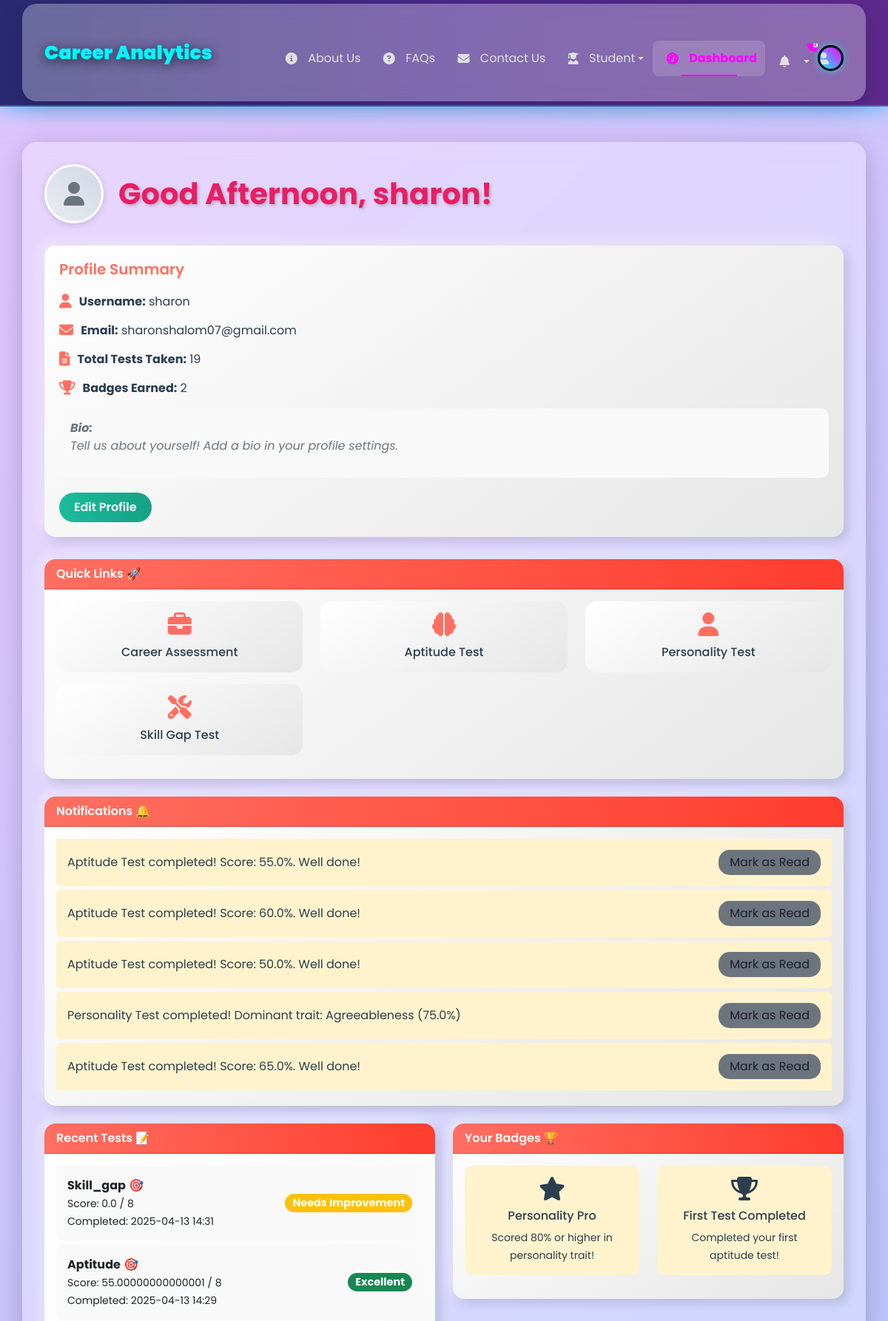
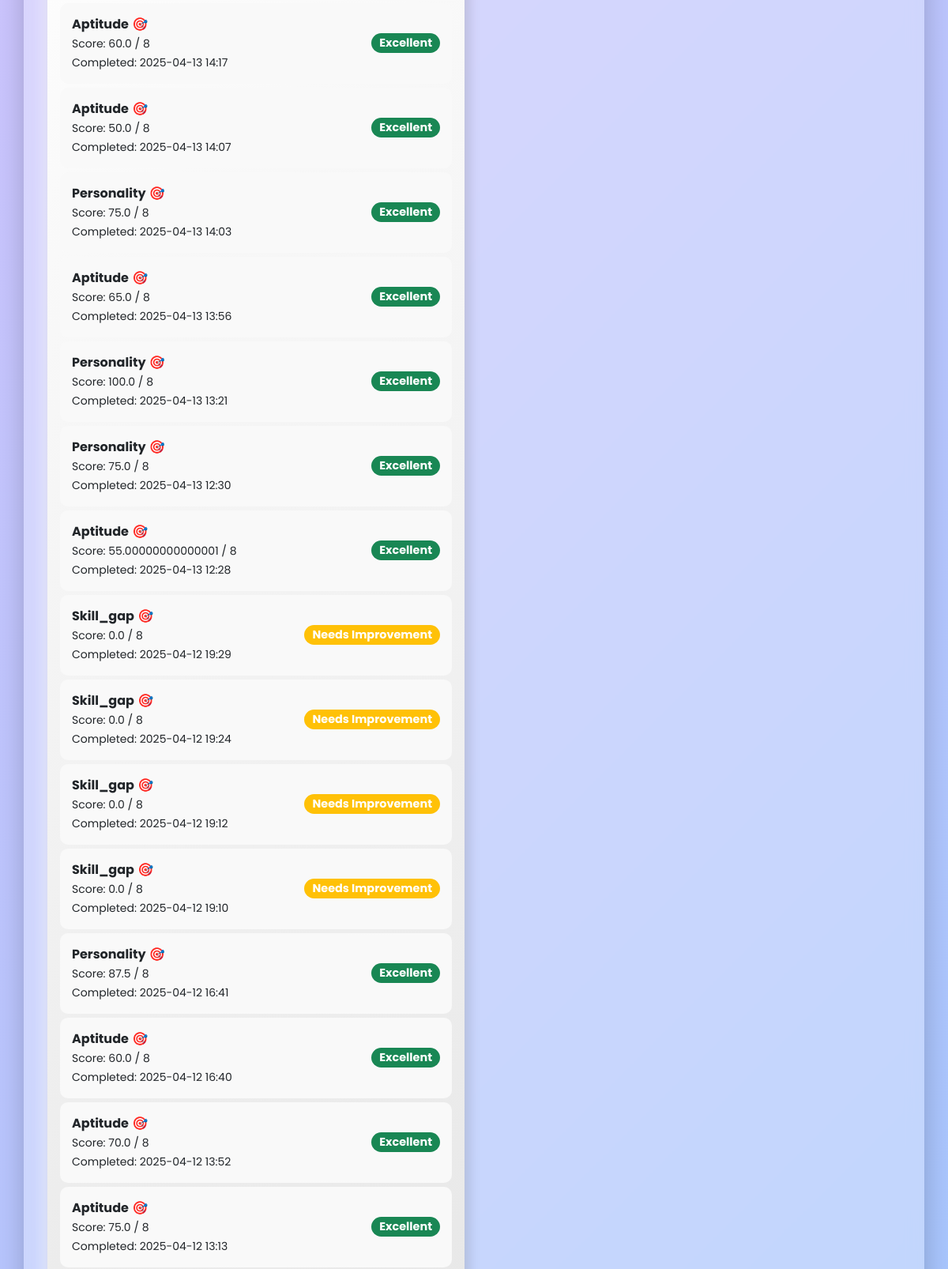
The page /dashboard (signed in, upper part) on the database its author committed (2 pictures, top to bottom).
### app.py (models this page shows)
class User(UserMixin, db.Model):
    id = db.Column(db.Integer, primary_key=True)
    username = db.Column(db.String(150), unique=True, nullable=False)
    password = db.Column(db.String(150), nullable=False)
    email = db.Column(db.String(150), unique=True, nullable=True)
    animations_enabled = db.Column(db.Boolean, default=True, nullable=False)
    created_at = db.Column(
        db.DateTime(timezone=True),
        nullable=False,
        default=lambda: datetime.now(timezone.utc)
    )
    updated_at = db.Column(
        db.DateTime(timezone=True),
        nullable=False,
        default=lambda: datetime.now(timezone.utc),
        onupdate=lambda: datetime.now(timezone.utc)
    )
    theme = db.Column(db.String(10), default='light', nullable=False)  # For theme preference
    notify_test_reminders = db.Column(db.Boolean, default=True, nullable=False)  # Notification preferences
    notify_badge_earned = db.Column(db.Boolean, default=True, nullable=False)
    notify_progress_updates = db.Column(db.Boolean, default=True, nullable=False)
    email_notifications = db.Column(db.Boolean, default=True, nullable=False)  # Email preferences
    email_newsletters = db.Column(db.Boolean, default=False, nullable=False)
    profile_visibility = db.Column(db.String(10), default='public', nullable=False)  # Profile visibility
    preferred_test_categories = db.Column(db.JSON, default=lambda: [], nullable=False)
    mobile_number = db.Column(db.String(20), nullable=True)# Preferred test categories
    pin_code = db.Column(db.String(10), nullable=True)
    dob = db.Column(db.Date, nullable=True)
    bio= db.Column(db.Text,        nullable=True)
    tests = db.relationship('TestResult', backref='user', lazy=True)
    badges = db.relationship('Badge', backref='user', lazy=True)
    notifications = db.relationship('Notification', backref='user', lazy=True)
    aptitude_scores = db.Column(db.JSON, default="{}", nullable=False)  # Changed to string default
    personality_scores = db.Column(db.JSON, default="{}", nullable=False)  # Changed to string default
    skill_gap_scores = db.Column(db.JSON, default="{}", nullable=False)  # Added field with default
    skill_gap_completed_at = db.Column(db.DateTime)
    top_careers = db.Column(db.Text)  # Add this line
    resumes = db.relationship('Resume', backref='user', lazy=True)

class Notification(db.Model):
    id = db.Column(db.Integer, primary_key=True)
    user_id = db.Column(db.Integer, db.ForeignKey('user.id'), nullable=False)
    message = db.Column(db.String(200), nullable=False)
    type = db.Column(db.String(50), nullable=False)
    is_read = db.Column(db.Boolean, default=False)
    date = db.Column(db.DateTime, default=lambda: datetime.now(timezone.utc))

class TestResult(db.Model):
    id = db.Column(db.Integer, primary_key=True)
    user_id = db.Column(db.Integer, db.ForeignKey('user.id'), nullable=False)
    test_type = db.Column(db.String(50), nullable=False)
    score = db.Column(db.Float, nullable=False)
    time_spent = db.Column(db.Integer, nullable=True)
    details = db.Column(db.Text, nullable=True)
    completed_at = db.Column(db.DateTime, default=lambda: datetime.now(timezone.utc))

class Badge(db.Model):
    id = db.Column(db.Integer, primary_key=True)
    user_id = db.Column(db.Integer, db.ForeignKey('user.id'), nullable=False)
    name = db.Column(db.String(100), nullable=False)
    description = db.Column(db.String(200), nullable=False)
    icon = db.Column(db.String(50), nullable=False)
    date_earned = db.Column(db.DateTime, default=lambda: datetime.now(timezone.utc))

### app.py (the view)
@app.route('/dashboard')
@login_required
def dashboard():
    tests = TestResult.query.filter_by(user_id=current_user.id).order_by(TestResult.completed_at.desc()).all()
    badges = Badge.query.filter_by(user_id=current_user.id).order_by(Badge.date_earned.desc()).limit(5).all()
    notifications = Notification.query.filter_by(user_id=current_user.id, is_read=False).order_by(Notification.date.desc()).limit(5).all()
    completed_tests = session.get('completed_tests', [t.test_type for t in tests])
    test_results = session.get('test_results', {})
    for test in tests:
        if test.test_type not in test_results:
            test_results[test.test_type] = {'score': test.score}
    session['test_results'] = test_results
    test_labels = [test.completed_at.strftime('%Y-%m-%d') for test in tests]
    test_scores = [test.score for test in tests]
    recent_tests = [t for t in tests if t.test_type in ['aptitude', 'personality', 'skill_gap']]
    max_score = 10  # Adjust based on your scoring system
    recommendation = "Take more tests to improve your skills!" if len(recent_tests) < 3 else "Great job! Consider exploring career matches."
    return render_template('dashboard.html',
                          user=current_user,
                          tests=tests,
                          recent_tests=recent_tests,
                          badges=badges,
                          notifications=notifications,
                          completed_tests=completed_tests,
                          test_results=test_results,
                          test_labels=test_labels,
                          test_scores=test_scores,
                          max_score=max_score,
                          recommendation=recommendation,
                          active_page='dashboard')

### app.py (called while the page is built)
@app.before_request
def init_session():
    if 'used_aptitude' not in session:
        session['used_aptitude'] = []
    if 'aptitude_history' not in session:
        session['aptitude_history'] = defaultdict(list)

@login_manager.user_loader
def load_user(user_id):
    return db.session.get(User, int(user_id))

### templates/dashboard.html (shortened to what this page needs)
{% extends "base.html" %}
{% block content %}
<div class="container mt-5 mb-5">
    <div class="dashboard-header-section">
        <a href="{{ url_for('profile') }}" class="user-avatar">
            {% if user.profile_image and user.profile_image != 'images/default_profile.jpg' %}
                <img src="{{ url_for('static', filename=user.profile_image) }}" alt="{{ user.username }}'s Profile Image">
            {% else %}
                <i class="fas fa-user"></i>
            {% endif %}
        </a>
        <h1 class="dashboard-header" id="greeting">Welcome, {{ user.username }}! 👋</h1>
    </div>
    <div class="profile-summary">
        <h5>Profile Summary</h5>
        <div class="summary-item">
            <i class="fas fa-user"></i>
            <span><strong>Username:</strong> {{ user.username }}</span>
        </div>
        <div class="summary-item">
            <i class="fas fa-envelope"></i>
            <span><strong>Email:</strong> {{ user.email }}</span>
        </div>
        <div class="summary-item">
            <i class="fas fa-file-alt"></i>
            <span><strong>Total Tests Taken:</strong> {{ recent_tests|length }}</span>
        </div>
        <div class="summary-item">
            <i class="fas fa-trophy"></i>
            <span><strong>Badges Earned:</strong> {{ badges|length }}</span>
        </div>
        <div class="bio">
            <strong>Bio:</strong>
            {% if user.bio and user.bio.strip() %}
                <p>{{ user.bio }}</p>
            {% else %}
                <p class="text-muted">Tell us about yourself! Add a bio in your profile settings.</p>
            {% endif %}
        </div>
        <a href="{{ url_for('profile') }}" class="btn btn-edit-profile">Edit Profile</a>
    </div>
    <div class="card mb-4">
        <div class="card-header">Quick Links 🚀</div>
        <div class="card-body">
            <div class="row">
                <div class="col-md-4 mb-3">
                    <div class="quick-link-card">
                        <i class="fas fa-briefcase"></i>
                        <div><a href="{{ url_for('career_assessment') }}">Career Assessment</a></div>
                    </div>
                </div>
                <div class="col-md-4 mb-3">
                    <div class="quick-link-card">
                        <i class="fas fa-brain"></i>
                        <div><a href="{{ url_for('test', type='aptitude') }}">Aptitude Test</a></div>
                    </div>
                </div>
                <div class="col-md-4 mb-3">
                    <div class="quick-link-card">
                        <i class="fas fa-user"></i>
                        <div><a href="{{ url_for('test', type='personality') }}">Personality Test</a></div>
                    </div>
                </div>
                <div class="col-md-4 mb-3">
                    <div class="quick-link-card">
                        <i class="fas fa-tools"></i>
                        <div><a href="{{ url_for('interest_test') }}">Skill Gap Test</a></div>
                    </div>
                </div>
            </div>
        </div>
    </div>
    {% if notifications %}
        <div class="card mb-4">
            <div class="card-header">Notifications 🔔</div>
            <div class="card-body">
                <ul class="list-group list-group-flush">
                    {% for notification in notifications %}
                        <li class="list-group-item notification-item d-flex justify-content-between align-items-center" data-notification-id="{{ notification.id }}">
                            <span>{{ notification.message }}</span>
                            <button class="btn btn-mark-read mark-read" data-id="{{ notification.id }}">Mark as Read</button>
                        </li>
                    {% endfor %}
                </ul>
            </div>
        </div>
    {% endif %}
    <div class="row">
        <div class="col-md-6 mb-4">
            <div class="card" data-bs-toggle="tooltip" data-bs-placement="top" title="Take tests to track your progress!">
                <div class="card-header">Recent Tests 📝</div>
                <div class="card-body">
                    {% if recent_tests %}
                        <ul class="list-group list-group-flush">
                            {% for test in recent_tests %}
                                <li class="list-group-item">
                                    <div>
                                        <strong>{{ test.test_type | capitalize }}</strong> 🎯<br>
                                        <small>Score: {{ test.score }} / {{ 9 if test.test_type == 'sample' else 8 }}</small><br>
                                        <small>Completed: {{ test.completed_at.strftime('%Y-%m-%d %H:%M') }}</small>
                                    </div>
                                    <span class="badge score-badge bg-{{ 'success' if test.score >= 6 else 'warning' }} rounded-pill">
                                        {{ 'Excellent' if test.score >= 6 else 'Needs Improvement' }}
                                    </span>
                                </li>
                            {% endfor %}
                        </ul>
                    {% else %}
                        <p>No tests taken yet. Start your journey now! 🚀</p>
                        <a href="{{ url_for('test', type='sample') }}" class="btn btn-take-test">Take a Test</a>
                    {% endif %}
                </div>
            </div>
        </div>
        <div class="col-md-6 mb-4">
            <div class="card" data-bs-toggle="tooltip" data-bs-placement="top" title="Earn badges by completing tests and achieving milestones!">
                <div class="card-header">Your Badges 🏆</div>
                <div class="card-body">
                    {% if badges %}
                        <div class="row">
                            {% for badge in badges %}
                                <div class="col-6 mb-3">
                                    <div class="badge-item text-center">
                                        <i class="{{ badge.icon }} fa-2x"></i>
                                        <h6 class="mt-2">{{ badge.name }}</h6>
                                        <small>{{ badge.description }}</small>
                                    </div>
                                </div>
                            {% endfor %}
                        </div>
                    {% else %}
                        <p>No badges earned yet. Keep taking tests to earn some! 🌟</p>
                    {% endif %}
                </div>
            </div>
        </div>
    </div>
</div>
{% endblock %}

### static/css/main.css (style rules this page uses)
:root { --primary: #2A5C82; --secondary: #5BA4E6; --accent: #FFD700; --success: #4CAF50; --danger: #f44336; }
.card { transition: transform 0.3s ease; border-radius: 15px; overflow: hidden; }

### static/css/style.css (style rules this page uses)
.container { background: rgba(255, 255, 255, 0.3); border-radius: 20px; padding: 30px; backdrop-filter: blur(10px); box-shadow: 0 8px 32px rgba(0, 0, 0, 0.2); animation: fadeIn 1s ease-in-out; }
.dashboard-header-section { display: flex; align-items: center; gap: 20px; margin-bottom: 30px; animation: slideIn 0.8s ease-out; }
.dashboard-header { color: #e91e63; font-weight: 700; text-shadow: 2px 2px 4px rgba(0, 0, 0, 0.2); margin: 0; }
.user-avatar { width: 80px; height: 80px; border-radius: 50%; background: linear-gradient(45deg, #e9ecef, #d1d9e6); display: flex; align-items: center; justify-content: center; color: #6c757d; font-size: 2rem; transition: transform 0.3s ease, box-shadow 0.3s ease; border: 3px solid #fff; box-shadow: 0 2px 10px rgba(0, 0, 0, 0.15); }
.profile-summary { background: linear-gradient(145deg, #ffffff, #e6e6e6); border-radius: 15px; padding: 20px; box-shadow: 5px 5px 15px rgba(0, 0, 0, 0.15), -5px -5px 15px rgba(255, 255, 255, 0.5); margin-bottom: 30px; }
.profile-summary h5 { color: #ff6f61; font-weight: 600; margin-bottom: 20px; }
.profile-summary .summary-item { display: flex; align-items: center; gap: 10px; margin-bottom: 15px; font-size: 1rem; color: #2c3e50; }
.profile-summary .summary-item i { color: #ff6f61; font-size: 1.2rem; }
.profile-summary .bio { background: #f9f9f9; padding: 15px; border-radius: 10px; font-style: italic; color: #6c757d; margin-bottom: 20px; }
.btn-edit-profile { background: linear-gradient(90deg, #1abc9c, #16a085); border: none; padding: 8px 20px; border-radius: 25px; color: white; font-weight: 600; transition: background 0.3s, transform 0.3s; }
.card { border: none; border-radius: 15px; background: linear-gradient(145deg, #ffffff, #e6e6e6); box-shadow: 5px 5px 15px rgba(0, 0, 0, 0.15), -5px -5px 15px rgba(255, 255, 255, 0.5); transition: transform 0.3s, box-shadow 0.3s; animation: cardFadeIn 1.2s ease-in-out; }
.card-header { background: linear-gradient(90deg, #ff6f61, #ff3d2e); color: white; border-radius: 15px 15px 0 0; font-weight: 600; display: flex; align-items: center; gap: 10px; }
.badge-item { background: #fff3cd; color: #2c3e50; padding: 15px; border-radius: 10px; transition: transform 0.3s; }
.list-group-item { border: none; padding: 15px; background: #f9f9f9; margin-bottom: 5px; border-radius: 10px; display: flex; justify-content: space-between; align-items: center; transition: background 0.3s; }
.notification-item { background: #fff3cd; color: #2c3e50; border-left: 5px solid #ffca2c; margin-bottom: 5px; border-radius: 5px; }
.btn-mark-read { background: #6c757d; color: white; border: none; padding: 5px 15px; border-radius: 15px; font-size: 0.9rem; transition: background 0.3s; position: relative; }
.score-badge { font-size: 0.9rem; padding: 5px 10px; }
.text-muted { color: #6c757d !important; }
.quick-link-card { background: linear-gradient(145deg, #ffffff, #e6e6e6); border-radius: 15px; padding: 15px; text-align: center; transition: transform 0.3s, box-shadow 0.3s; }
.quick-link-card i { font-size: 2rem; color: #ff6f61; margin-bottom: 10px; }
.quick-link-card a { color: #2c3e50; text-decoration: none; font-weight: 500; }

### static/css/personality.css (style rules this page uses)
:root { --primary: #4f46e5; --secondary: #4338ca; --accent: #f59e0b; --background: #f1f5f9; }

### templates/base.html (style rules this page uses)
.notification-item { padding: 12px; border-bottom: 1px solid #00f7ff; color: #e0e0e0; display: flex; justify-content: space-between; align-items: center; transition: background 0.3s ease; }
.notification-item .mark-read { color: #1e1e2f; cursor: pointer; font-size: 1rem; }

### rows shown on the page
User: username "sharon", email "sharonshalom07@gmail.com"
Notification: message "Aptitude Test completed! Score: 55.0%. Well done!"
Notification: message "Aptitude Test completed! Score: 60.0%. Well done!"
Notification: message "Aptitude Test completed! Score: 50.0%. Well done!"
Notification: message "Personality Test completed! Dominant trait: Agreeableness (75.0%)"
Notification: message "Aptitude Test completed! Score: 65.0%. Well done!"
TestResult: test_type "Skill_gap", score "0.0", test_type "8", completed_at "2025-04-13 14:31", score "Needs Improvement"
TestResult: test_type "Aptitude", score "55.00000000000001", test_type "8", completed_at "2025-04-13 14:29", score "Excellent"
TestResult: test_type "Aptitude", score "60.0", test_type "8", completed_at "2025-04-13 14:17", score "Excellent"
TestResult: test_type "Aptitude", score "50.0", test_type "8", completed_at "2025-04-13 14:07", score "Excellent"
TestResult: test_type "Personality", score "75.0", test_type "8", completed_at "2025-04-13 14:03", score "Excellent"
TestResult: test_type "Aptitude", score "65.0", test_type "8", completed_at "2025-04-13 13:56", score "Excellent"
TestResult: test_type "Personality", score "100.0", test_type "8", completed_at "2025-04-13 13:21", score "Excellent"
TestResult: test_type "Personality", score "75.0", test_type "8", completed_at "2025-04-13 12:30", score "Excellent"
TestResult: test_type "Aptitude", score "55.00000000000001", test_type "8", completed_at "2025-04-13 12:28", score "Excellent"
TestResult: test_type "Skill_gap", score "0.0", test_type "8", completed_at "2025-04-12 19:29", score "Needs Improvement"
TestResult: test_type "Skill_gap", score "0.0", test_type "8", completed_at "2025-04-12 19:24", score "Needs Improvement"
TestResult: test_type "Skill_gap", score "0.0", test_type "8", completed_at "2025-04-12 19:12", score "Needs Improvement"
TestResult: test_type "Skill_gap", score "0.0", test_type "8", completed_at "2025-04-12 19:10", score "Needs Improvement"
TestResult: test_type "Personality", score "87.5", test_type "8", completed_at "2025-04-12 16:41", score "Excellent"
TestResult: test_type "Aptitude", score "60.0", test_type "8", completed_at "2025-04-12 16:40", score "Excellent"
TestResult: test_type "Aptitude", score "70.0", test_type "8", completed_at "2025-04-12 13:52", score "Excellent"
TestResult: test_type "Aptitude", score "75.0", test_type "8", completed_at "2025-04-12 13:13", score "Excellent"
Badge: name "Personality Pro", description "Scored 80% or higher in personality trait!"
Badge: name "First Test Completed", description "Completed your first aptitude test!"

### other values the page prints
{{ recent_tests|length }} "19"
{{ badges|length }} "2"
